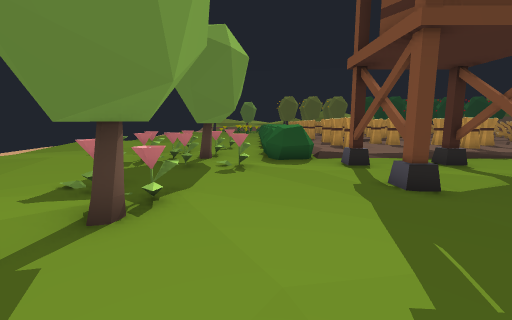
[1] (above)

24 first-person views from a walk through a Godot game level. The camera is 1.3 m above the floor, tilts 8° down and sees 90° across. The floor is counted in squares, 1 m on a side. Each view is taken from the middle of a square. On the plan, view 1 faces up. The plan holds only what a view shows up to about 13 squares ahead; the rest is blank. The place goes on beyond the plan.

[2]
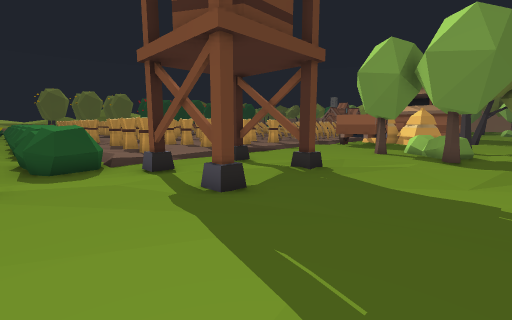

[3]
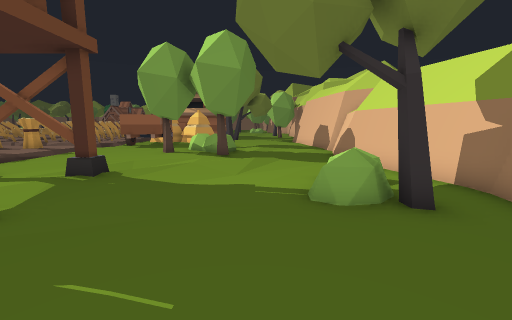

[4]
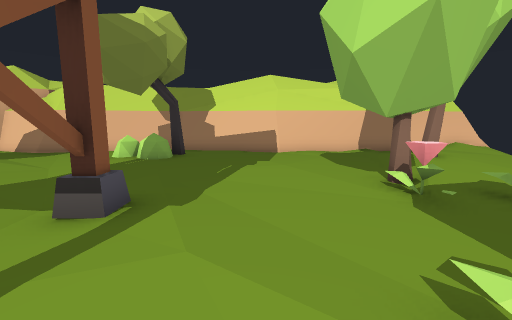

[5]
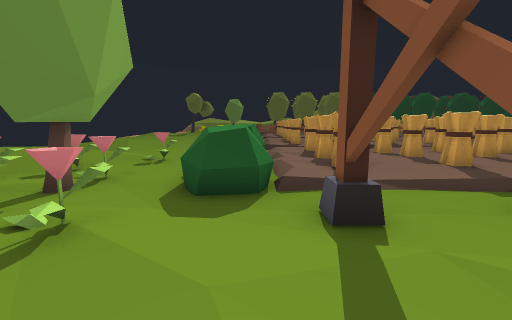

[6]
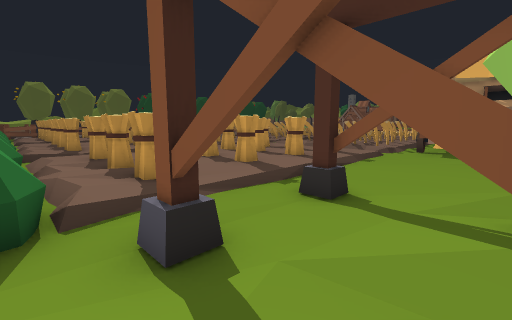

[7]
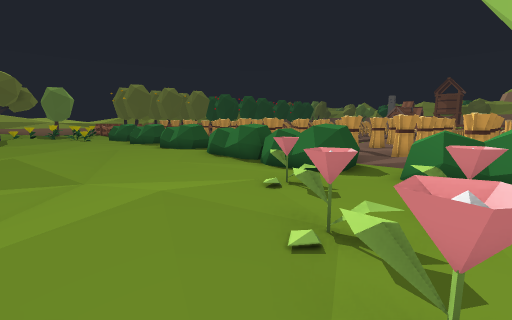

[8]
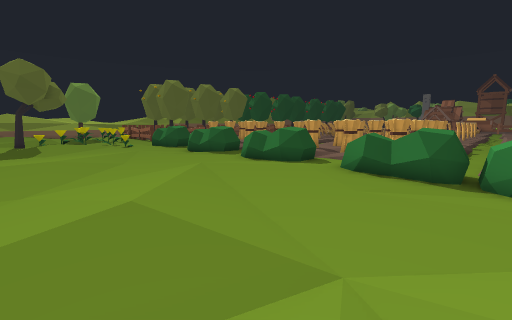

[9]
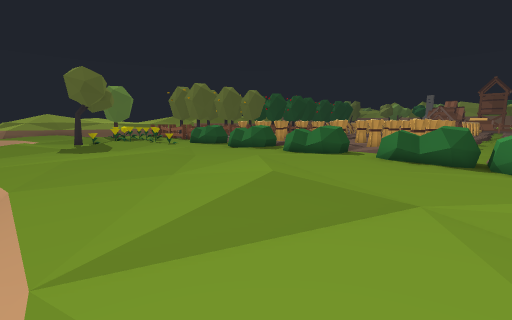

[10]
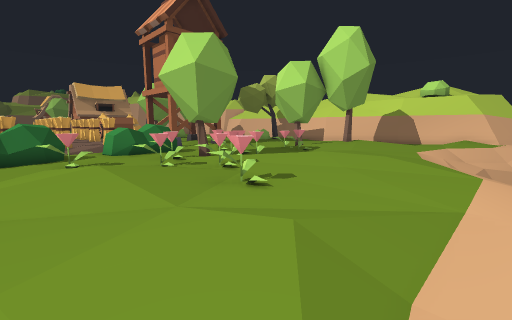

[11]
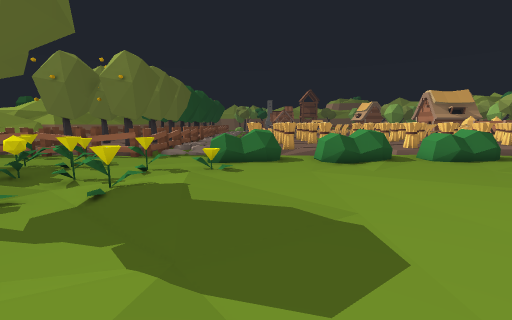

[12]
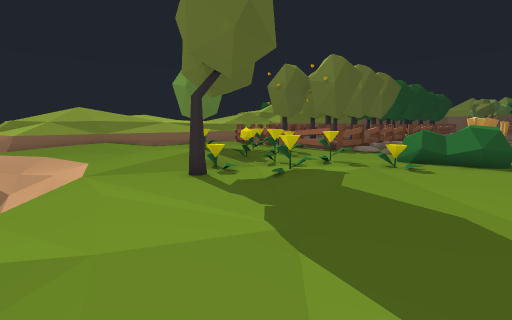

[13]
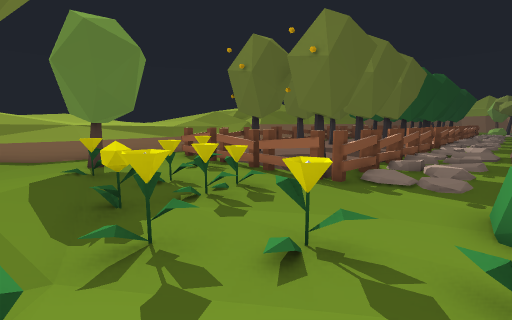

[14]
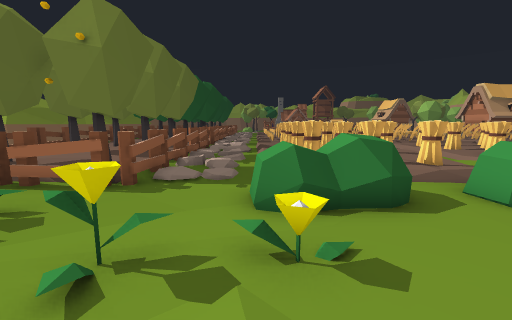

[15]
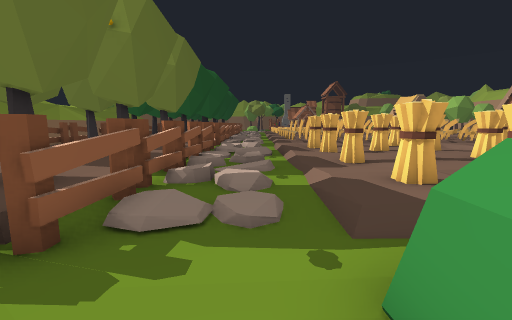

[16]
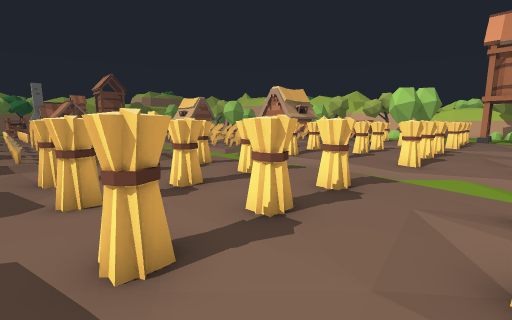

[17]
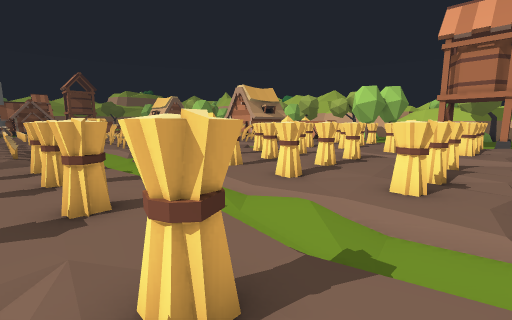

[18]
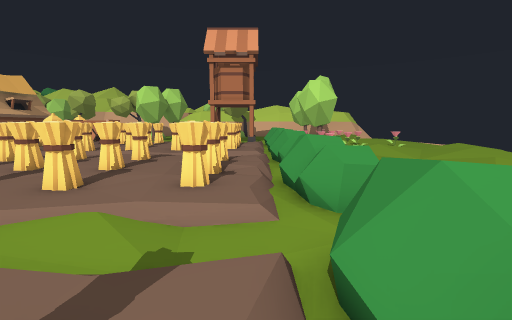

[19]
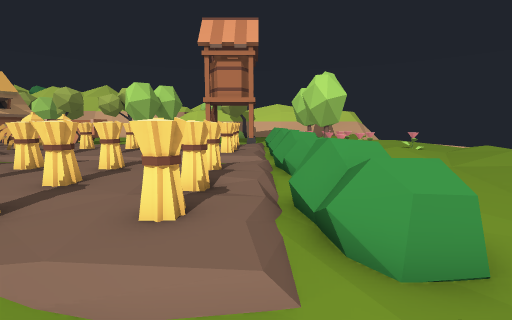

[20]
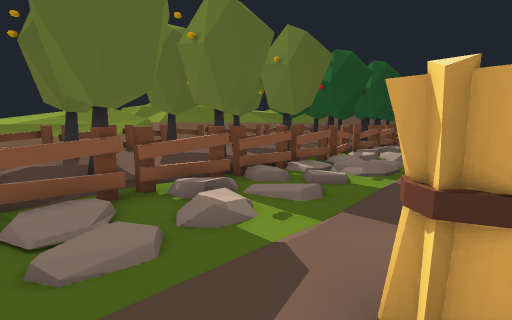

[21]
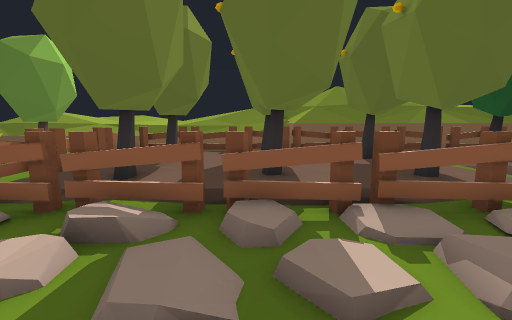

[22]
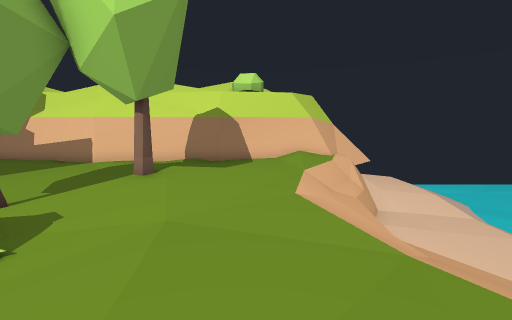

[23]
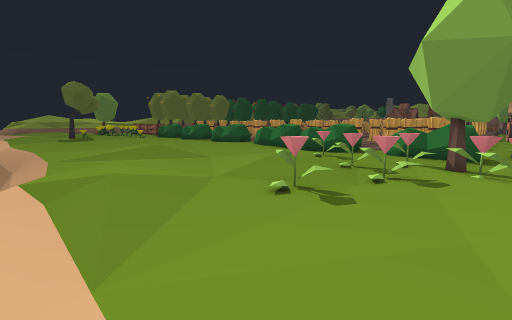

[24]
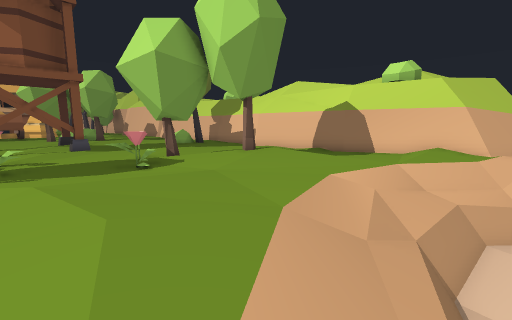

### Floor plan
Key: @ floor where view 1 was taken; # wall or solid block; x gap in a wall; . main floor; : floor 0.25 m higher than the main floor; - floor 0.25 m lower than the main floor; / step, stairs or slope; = window, fence, low wall or low ledge; ^ raised ledge; v drop or lower ground; B bush; F flower; T thing the floor can be seen under or through; O other object.
Columns run from 12 left of view 1 to 13 right of it. Each row starts with its distance up from view 1.
 44   //...../^...x###  ##  ##
 43   //...:://..^#:.:::::  :
 42   //...::/.=..x::.:::::::
 41   //..::/..^..x::::::::::
 40   //.:::/F.^^.#::#:::#::##
 39    /...^/=....x::.:::::::#
 38   /...#/-^....TTTT=x######
 37   /:....=./^..../.......
 36   /:/../^../.../////../
 35   /:/.//:..O.^///.....//..
 34   //..::/..=.^=/:::.:::..:
 33   //.../.....^=//^:.^:^..^
 32   /..........=#/::::::::::
 31   .............//^::^:^::
 30   ...........^=/::::::::::
 29   ...........^=//^::^:^::^
 28   ..::::.....^=/:.::::::::
 27  //:::::.....=/.....    ..
 26  //::::/.......////////.
 25  /...:/......^=/:::.:::.
 24  //..........^=/^::^::^.^
 23  v/.....:/...==::::::::::
 22  v/...::/......:^.:^::^:^
 21  //..:://....^.::::::::::
 20  //.:::/.....^=:^::^::^:^
 19  //..........^=::.:::::
 18   /..........##........
 17   /::........^=::::.::::
 16  //:/..//....^=:^::^::^.^
 15  .::/..:::.^.#=:x::x:: .x
 14  .///.:::..=.../^.:^::^:^
 13  .//.=.:/^...=.:x::x::x:x
 12  ./..^...==..^ :^::^::^:^
 11  ......==#^..^=::.::::::/:
 10  ........###.=x#../...////
  9  .....::==##=..x../x......
  8  /..::::..^=#..x...x......
  7  //.::::.......x...#......
  6  //..::..=.....#.........#
  5  v//.....^^....#....-....#
  4  v//.....##...............
  3  v//...::/#.............##
  2 vv//...://..............#=
  1 vv//..::/.................
  0 vv//.:: /...@....B........
 -1 vv//... /........BB.......
 -2 v//.....-.......#.B  .....
 -3 v//:....######......######
 -4 v/#######    ########    #
 -5  ###
 -6  ##

Where each view was taken, in squares from view 1:
view 1: 0 up, 0 right, facing up
view 2: 1 up, 0 right, facing up-right
view 3: 1 up, 0 right, facing right
view 4: 9 up, 1 right, facing down
view 5: 5 up, 2 right, facing up
view 6: 6 up, 2 right, facing up-right
view 7: 11 up, 6 left, facing up-right
view 8: 17 up, 7 left, facing up-right
view 9: 17 up, 10 left, facing up-right
view 10: 16 up, 11 left, facing down-right
view 11: 33 up, 10 left, facing right
view 12: 32 up, 10 left, facing up-right
view 13: 35 up, 4 left, facing up-right
view 14: 35 up, 4 left, facing right
view 15: 36 up, 0 right, facing right
view 16: 34 up, 5 right, facing down-right
view 17: 30 up, 3 right, facing down-right
view 18: 30 up, 3 right, facing down
view 19: 28 up, 3 right, facing down
view 20: 33 up, 3 right, facing up-right
view 21: 34 up, 8 right, facing up
view 22: 8 up, 7 left, facing down
view 23: 9 up, 11 left, facing up-right
view 24: 8 up, 11 left, facing down-right
